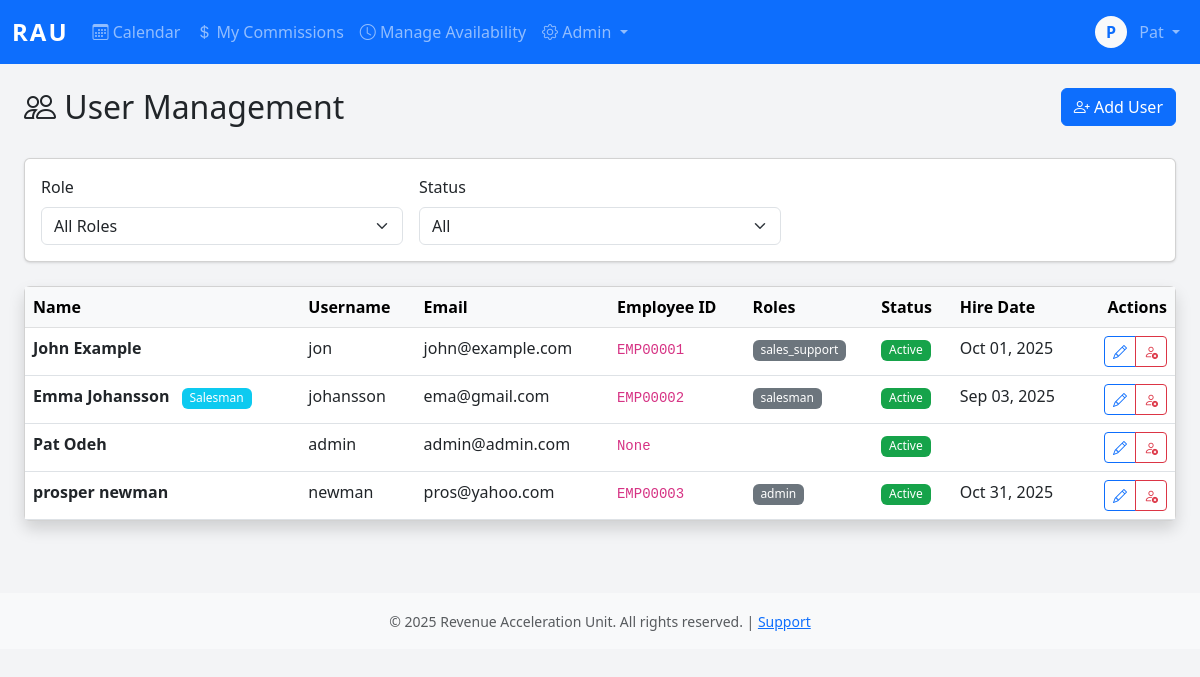
Page /admiin/users/ (signed in) on the earlier database version.
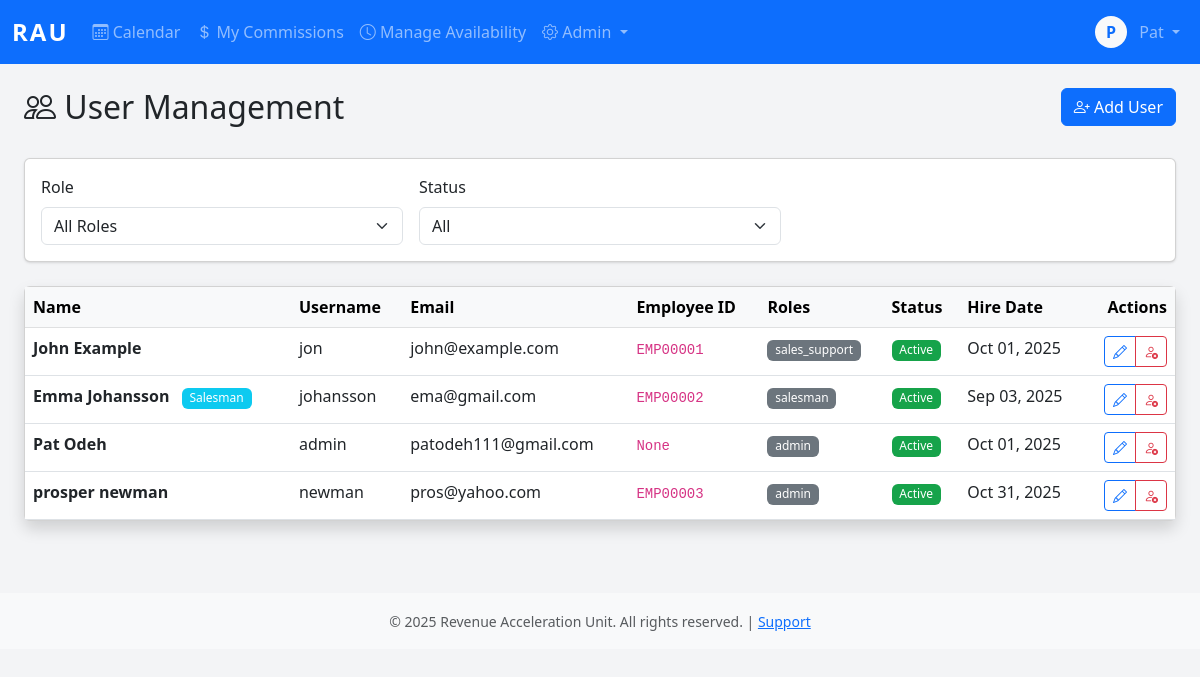
Same page on the later database version.
### core/models.py (models this page shows, shortened)
class User(AbstractBaseUser, PermissionsMixin):
    username = models.CharField(max_length=150, unique=True)
    email = models.EmailField(unique=True)
    first_name = models.CharField(max_length=100)
    last_name = models.CharField(max_length=100)
    employee_id = models.CharField(max_length=20, unique=True, null=True, blank=True)
    phone_number = models.CharField(max_length=20)
    commission_rate = models.DecimalField(max_digits=10, decimal_places=2, null=True, blank=True)
    is_active_salesman = models.BooleanField(default=False)
    hire_date = models.DateField(null=True)
    is_active = models.BooleanField(default=True)
    is_staff = models.BooleanField(default=False)
    is_superuser = models.BooleanField(default=False)
    date_joined = models.DateTimeField(default=timezone.now)
    last_login = models.DateTimeField(null=True, blank=True)
    password_reset_token = models.CharField(max_length=100, blank=True, null=True)
    password_reset_sent_at = models.DateTimeField(null=True, blank=True)
    failed_login_attempts = models.IntegerField(default=0)
    last_failed_login = models.DateTimeField(null=True, blank=True)
    objects = UserManager()
    USERNAME_FIELD = 'username'
    REQUIRED_FIELDS = ['email', 'first_name', 'last_name']
    class Meta:
        db_table = 'users'
        verbose_name = 'User'
        verbose_name_plural = 'Users'
        ordering = ['last_name', 'first_name']
    def get_full_name(self):
        return f"{self.first_name} {self.last_name}".strip()

### core/views.py (the view)
# urls.py: path('admiin/users/', views.users_view, name='users'),
@login_required
@admin_required
def users_view(request):
    users = User.objects.all().order_by('last_name', 'first_name')
    role_filter = request.GET.get('role')
    status_filter = request.GET.get('status')
    if role_filter:
        users = users.filter(groups__name=role_filter)
    if status_filter == 'active':
        users = users.filter(is_active=True)
    elif status_filter == 'inactive':
        users = users.filter(is_active=False)
    context = {
        'users': users,
        'role_filter': role_filter,
        'status_filter': status_filter,
    }
    return render(request, 'users.html', context)

### core/templates/users.html (shortened to what this page needs)
{% extends 'base.html' %}
{% block content %}
<div class="container-fluid">
    <div class="row mb-4">
        <div class="col">
            <h2><i class="bi bi-people"></i> User Management</h2>
        </div>
        <div class="col-auto">
            <a href="{% url 'user_create' %}" class="btn btn-primary">
                <i class="bi bi-person-plus"></i> Add User
            </a>
        </div>
    </div>
    <div class="card mb-4">
        <div class="card-body">
            <form method="get" class="row g-3">
                <div class="col-md-4">
                    <label class="form-label">Role</label>
                    <select name="role" class="form-select" onchange="this.form.submit()">
                        <option value="">All Roles</option>
                    </select>
                </div>
                <div class="col-md-4">
                    <label class="form-label">Status</label>
                    <select name="status" class="form-select" onchange="this.form.submit()">
                        <option value="">All</option>
                    </select>
                </div>
            </form>
        </div>
    </div>
    <div class="card shadow">
        <div class="card-body p-0">
            <div class="table-responsive">
                <table class="table table-hover mb-0">
                    <thead class="table-light">
                        <tr>
                            <th>Name</th>
                            <th>Username</th>
                            <th>Email</th>
                            <th>Employee ID</th>
                            <th>Roles</th>
                            <th>Status</th>
                            <th>Hire Date</th>
                            <th class="text-end">Actions</th>
                        </tr>
                    </thead>
                    <tbody>
                        {% for user in users %}
                        <tr {% if not user.is_active %}class="text-muted"{% endif %}>
                            <td>
                                <strong>{{ user.get_full_name }}</strong>
                                {% if user.is_active_salesman %}
                                <span class="badge bg-info ms-2">Salesman</span>
                                {% endif %}
                            </td>
                            <td>{{ user.username }}</td>
                            <td>{{ user.email }}</td>
                            <td><code>{{ user.employee_id }}</code></td>
                            <td>
                                {% for group in user.groups.all %}
                                <span class="badge bg-secondary">{{ group.name }}</span>
                                {% endfor %}
                            </td>
                            <td>
                                {% if user.is_active %}
                                <span class="badge bg-success">Active</span>
                                {% else %}
                                <span class="badge bg-danger">Inactive</span>
                                {% endif %}
                            </td>
                            <td>{{ user.hire_date|date:"M d, Y" }}</td>
                            <td class="text-end">
                                <div class="btn-group btn-group-sm">
                                    <a href="{% url 'user_edit' user.id %}" class="btn btn-outline-primary">
                                        <i class="bi bi-pencil"></i>
                                    </a>
                                    {% if user.is_active %}
                                    <a href="{% url 'user_deactivate' user.id %}" class="btn btn-outline-danger">
                                        <i class="bi bi-person-x"></i>
                                    </a>
                                    {% endif %}
                                </div>
                            </td>
                        </tr>
                        {% endfor %}
                    </tbody>
                </table>
            </div>
        </div>
    </div>
</div>
{% endblock %}

### core/templates/base.html (shortened to what this page needs)
<!DOCTYPE html>
<html lang="en">
<head>
    <link href="https://cdn.jsdelivr.net/npm/bootstrap@5.3.0/dist/css/bootstrap.min.css" rel="stylesheet">
    <link rel="stylesheet" href="https://cdn.jsdelivr.net/npm/bootstrap-icons@1.11.0/font/bootstrap-icons.css">
    {% load static %}
    <link rel="stylesheet" href="{% static 'css/styles.css' %}">
</head>
<body>
    {% if user.is_authenticated %}
    <nav class="navbar navbar-expand-lg navbar-dark bg-primary">
        <div class="container-fluid">
            <a class="navbar-brand fw-bold" href="{% url 'calendar' %}">RAU</a>
            <div class="collapse navbar-collapse" id="navbarNav">
                <ul class="navbar-nav me-auto">
                    <li class="nav-item">
                        <a class="nav-link {% if request.resolver_match.url_name == 'calendar' %}active{% endif %}"
                           href="{% url 'calendar' %}">
                            <i class="bi bi-calendar3"></i> Calendar
                        </a>
                    </li>
                    <li class="nav-item">
                        <a class="nav-link {% if request.resolver_match.url_name == 'commissions' %}active{% endif %}"
                           href="{% url 'commissions' %}">
                            <i class="bi bi-currency-dollar"></i> My Commissions
                        </a>
                    </li>
                    {% if user.is_active_salesman or user.is_staff %}
                    <li class="nav-item">
                        <a class="nav-link {% if request.resolver_match.url_name == 'availability' %}active{% endif %}"
                           href="{% url 'availability' %}">
                            <i class="bi bi-clock"></i> Manage Availability
                        </a>
                    </li>
                    {% endif %}
                    {% if user.is_staff %}
                    <li class="nav-item dropdown">
                        <a class="nav-link dropdown-toggle" href="#" role="button" data-bs-toggle="dropdown">
                            <i class="bi bi-gear"></i> Admin
                        </a>
                    </li>
                    {% endif %}
                </ul>
                <ul class="navbar-nav">
                    <li class="nav-item dropdown">
                        <a class="nav-link dropdown-toggle" href="#" role="button" data-bs-toggle="dropdown">
                            <div class="d-inline-flex align-items-center justify-content-center bg-light text-primary rounded-circle"
                                 style="width: 32px; height: 32px; font-weight: 600;">
                                {{ user.first_name.0 }}
                            </div>
                            <span class="ms-2">{{ user.first_name }}</span>
                        </a>
                            </a></li>
                        </ul>
            </div>
        </div>
    </nav>
    {% endif %}
    <main class="{% if user.is_authenticated %}container-fluid py-4{% endif %}">
        {% block content %}{% endblock %}
    </main>
    {% if user.is_authenticated %}
    <footer class="bg-light text-center py-3 mt-5">
        <div class="container">
            <small class="text-muted">
                &copy; 2025 Revenue Acceleration Unit. All rights reserved. |
                <a href="#">Support</a>
            </small>
        </div>
    </footer>
    {% endif %}
    {% load static %}
</body>
</html>

Differences in the rows shown:
changed User "Pat Odeh": email "admin@admin.com" → "patodeh111@gmail.com"; gains auth_group (name "admin"); hire_date (not shown) → "Oct 01, 2025"
